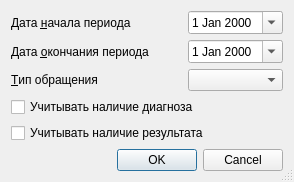
<?xml version="1.0" encoding="UTF-8"?>
<ui version="4.0">
 <class>ReportPersonSickListNewSetupDialog</class>
 <widget class="QDialog" name="ReportPersonSickListNewSetupDialog">
  <property name="windowModality">
   <enum>Qt::ApplicationModal</enum>
  </property>
  <property name="geometry">
   <rect>
    <x>0</x>
    <y>0</y>
    <width>294</width>
    <height>177</height>
   </rect>
  </property>
  <property name="windowTitle">
   <string>параметры отчёта</string>
  </property>
  <property name="sizeGripEnabled">
   <bool>true</bool>
  </property>
  <layout class="QGridLayout" name="gridLayout">
   <item row="0" column="0">
    <widget class="QLabel" name="lblBegDate">
     <property name="text">
      <string>Дата &amp;начала периода</string>
     </property>
     <property name="buddy">
      <cstring>edtBegDate</cstring>
     </property>
    </widget>
   </item>
   <item row="0" column="1">
    <widget class="CDateEdit" name="edtBegDate">
     <property name="sizePolicy">
      <sizepolicy hsizetype="Maximum" vsizetype="Fixed">
       <horstretch>0</horstretch>
       <verstretch>0</verstretch>
      </sizepolicy>
     </property>
     <property name="calendarPopup">
      <bool>true</bool>
     </property>
    </widget>
   </item>
   <item row="1" column="0">
    <widget class="QLabel" name="lblEndDate">
     <property name="text">
      <string>Дата &amp;окончания периода</string>
     </property>
     <property name="buddy">
      <cstring>edtEndDate</cstring>
     </property>
    </widget>
   </item>
   <item row="1" column="1">
    <widget class="CDateEdit" name="edtEndDate">
     <property name="sizePolicy">
      <sizepolicy hsizetype="Maximum" vsizetype="Fixed">
       <horstretch>0</horstretch>
       <verstretch>0</verstretch>
      </sizepolicy>
     </property>
     <property name="calendarPopup">
      <bool>true</bool>
     </property>
    </widget>
   </item>
   <item row="2" column="0">
    <widget class="QLabel" name="lblEventType">
     <property name="text">
      <string>&amp;Тип обращения</string>
     </property>
     <property name="buddy">
      <cstring>cmbEventType</cstring>
     </property>
    </widget>
   </item>
   <item row="2" column="1">
    <widget class="CRBComboBox" name="cmbEventType">
     <property name="whatsThis">
      <string>&lt;html&gt;&lt;head&gt;&lt;meta name=&quot;qrichtext&quot; content=&quot;1&quot; /&gt;&lt;style type=&quot;text/css&quot;&gt;
p, li { white-space: pre-wrap; }
&lt;/style&gt;&lt;/head&gt;&lt;body style=&quot; font-family:'MS Shell Dlg 2'; font-size:8.25pt; font-weight:400; font-style:normal;&quot;&gt;
&lt;p style=&quot;-qt-paragraph-type:empty; margin-top:0px; margin-bottom:0px; margin-left:0px; margin-right:0px; -qt-block-indent:0; text-indent:0px;&quot;&gt;&lt;/p&gt;&lt;/body&gt;&lt;/html&gt;</string>
     </property>
    </widget>
   </item>
   <item row="3" column="0" colspan="2">
    <widget class="QCheckBox" name="chkDiagnosis">
     <property name="enabled">
      <bool>true</bool>
     </property>
     <property name="text">
      <string>Учитывать наличие диагноза</string>
     </property>
    </widget>
   </item>
   <item row="4" column="0" colspan="2">
    <widget class="QCheckBox" name="chkResult">
     <property name="text">
      <string>Учитывать наличие результата</string>
     </property>
    </widget>
   </item>
   <item row="5" column="0">
    <spacer name="verticalSpacer">
     <property name="orientation">
      <enum>Qt::Vertical</enum>
     </property>
     <property name="sizeHint" stdset="0">
      <size>
       <width>20</width>
       <height>40</height>
      </size>
     </property>
    </spacer>
   </item>
   <item row="6" column="0" colspan="2">
    <widget class="QDialogButtonBox" name="buttonBox">
     <property name="orientation">
      <enum>Qt::Horizontal</enum>
     </property>
     <property name="standardButtons">
      <set>QDialogButtonBox::Cancel|QDialogButtonBox::Ok</set>
     </property>
    </widget>
   </item>
  </layout>
 </widget>
 <customwidgets>
  <customwidget>
   <class>CDateEdit</class>
   <extends>QDateEdit</extends>
   <header>library/DateEdit.h</header>
  </customwidget>
  <customwidget>
   <class>CRBComboBox</class>
   <extends>QComboBox</extends>
   <header>library/crbcombobox.h</header>
  </customwidget>
 </customwidgets>
 <tabstops>
  <tabstop>edtBegDate</tabstop>
  <tabstop>edtEndDate</tabstop>
  <tabstop>buttonBox</tabstop>
 </tabstops>
 <resources/>
 <connections>
  <connection>
   <sender>buttonBox</sender>
   <signal>accepted()</signal>
   <receiver>ReportPersonSickListNewSetupDialog</receiver>
   <slot>accept()</slot>
   <hints>
    <hint type="sourcelabel">
     <x>124</x>
     <y>456</y>
    </hint>
    <hint type="destinationlabel">
     <x>65</x>
     <y>418</y>
    </hint>
   </hints>
  </connection>
  <connection>
   <sender>buttonBox</sender>
   <signal>rejected()</signal>
   <receiver>ReportPersonSickListNewSetupDialog</receiver>
   <slot>reject()</slot>
   <hints>
    <hint type="sourcelabel">
     <x>237</x>
     <y>456</y>
    </hint>
    <hint type="destinationlabel">
     <x>267</x>
     <y>420</y>
    </hint>
   </hints>
  </connection>
 </connections>
</ui>
